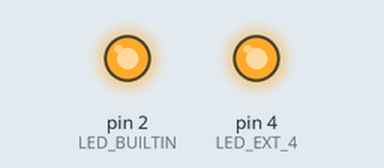
Bench run of a sketch on a simulated Arduino Uno, built with avr-gcc and run on an emulated ATmega328P. On the bench: output pins drawn as LEDs (lit = HIGH).

Above: at 0.5 s.
At 9.5 s:
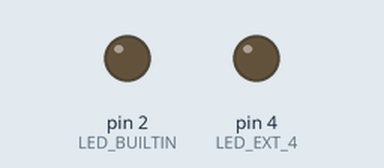
At 16.5 s:
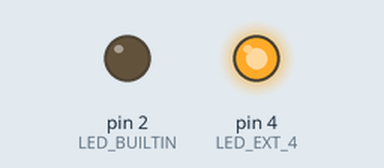
At 24.5 s:
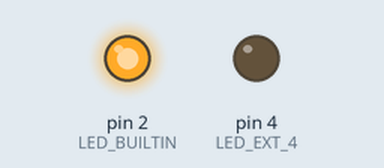
Timing chart, 0 to 33.8 s (numbered marks = the images above):
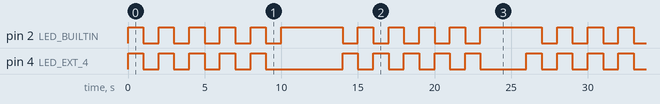

The sketch:

001_01-xternal_led.ino
```cpp
/**********************************************************************
* Filename    : 001_01-xternal_led
* Description : Make builtin and external leds to blink,
* sync and alternate using functions
* Auther      : Alternative Solutions
* Modification: 2026/02/02
**********************************************************************/
#define LED_EXT_4  4
#define LED_BUILTIN  2
//#define LED_2  2
#define DELAY_TIME   1000

// the setup function runs once when you press reset or power the board
void setup() {
  // initialize digital pin LED_BUILTIN as an output.
  pinMode(LED_BUILTIN, OUTPUT);
  pinMode(LED_EXT_4, OUTPUT);

  digitalWrite(LED_BUILTIN, HIGH);      // turn the LED off by making the voltage LOW
  digitalWrite(LED_EXT_4, LOW);         // turn the LED off (HIGH is the voltage level)
}

// the loop function runs over and over again forever
void loop() {
  syncBlinking();
  syncBlinking();
  syncBlinking();
  syncBlinking();
  syncBlinking();

  digitalWrite(LED_EXT_4, LOW);     // turn the LED off (HIGH is the voltage level)
  digitalWrite(LED_BUILTIN, HIGH);  // turn the LED off by making the voltage HIGH
  delay(3 * DELAY_TIME);            // wait for a Defined delay time

  syncBlinkingWorkaround();
  syncBlinkingWorkaround();
  syncBlinkingWorkaround();
  syncBlinkingWorkaround();
  syncBlinkingWorkaround();

  digitalWrite(LED_EXT_4, LOW);     // turn the LED off (HIGH is the voltage level)
  digitalWrite(LED_BUILTIN, HIGH);  // turn the LED off by making the voltage HIGH
  delay(3 * DELAY_TIME);            // wait for a Defined delay time
}

void syncBlinking() {
  digitalWrite(LED_BUILTIN, HIGH);  // turn the LED off (HIGH is the voltage level)
  digitalWrite(LED_EXT_4, HIGH);    // turn the LED on (HIGH is the voltage level)
  delay(DELAY_TIME);                // wait for a Defined delay time
  digitalWrite(LED_EXT_4, LOW);     // turn the LED off (LOW is the voltage level)
  digitalWrite(LED_BUILTIN, LOW);   // turn the LED on by making the voltage LOW
  delay(DELAY_TIME);                // wait for a Defined delay time
}

void syncBlinkingWorkaround() {
  digitalWrite(LED_BUILTIN, HIGH);    // turn the LED off (HIGH is the voltage level)
  digitalWrite(LED_EXT_4, LOW);       // turn the LED off (LOW is the voltage level)
  delay(DELAY_TIME);                  // wait for a Defined delay time
  digitalWrite(LED_BUILTIN, LOW);     // turn the LED on by making the voltage LOW
  digitalWrite(LED_EXT_4, HIGH);      // turn the LED off (HIGH is the voltage level)
  delay(DELAY_TIME);                  // wait for a Defined delay time
}
```

Measured:
- by itself, pin 2 (LED_BUILTIN): repeats every 13.0 s: 4 × (HIGH 1.0 s, LOW 1.0 s), HIGH 4.0 s, LOW 1.0 s
- by itself, pin 4 (LED_EXT_4): repeats every 26.0 s: 4 × (LOW 1.0 s, HIGH 1.0 s), LOW 5.0 s, 4 × (HIGH 1.0 s, LOW 1.0 s), HIGH 1.0 s, LOW 3.0 s, HIGH 1.0 s
- by itself, everything shown: repeats every 26.0 s, in 21 steps
